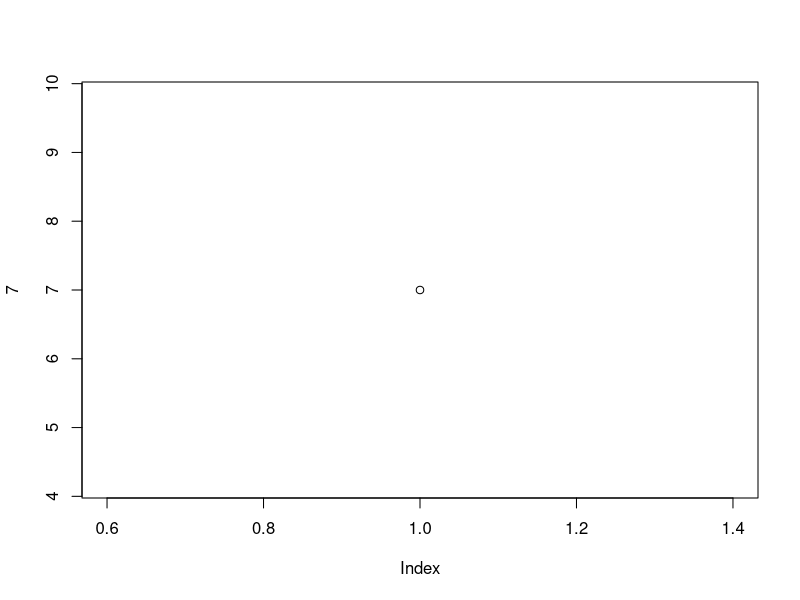

Reproduce this figure in R.
## ---- chunk 1
# Do not delete or modify this chunk.
# We will cover chunk options later.
# This is required for Question 7
library(knitr)
opts_chunk$set(fig.align="center", fig.height=4, fig.width=5.5)
## ---- chunk 2

## ---- chunk 3
plot(7)
